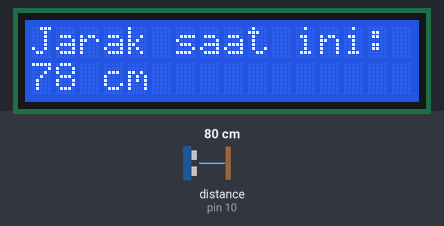
A sketch run on a simulated Arduino Uno, built with avr-gcc and run on an emulated ATmega328P. Parts: 16×2 character LCD. Wiring (inferred from the names in the program): ultrasonic range finder: trigger pin 9; echo pin 10. The inputs (shaded band) are chosen by the test bench; at power-on: distance to the obstacle (sensor on pin 10) 80 cm. The echo pulse lasts 58.3 µs per cm.

Above: at 3.2 s.
3.3 s: distance to the obstacle (sensor on pin 10) set to 2 cm
At 4.2 s:
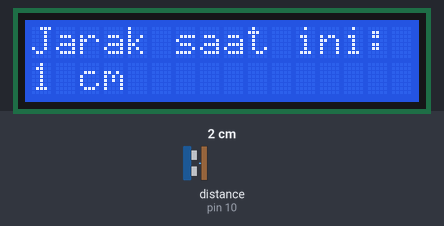
5.1 s: distance to the obstacle (sensor on pin 10) set to 4 cm
At 5.5 s:
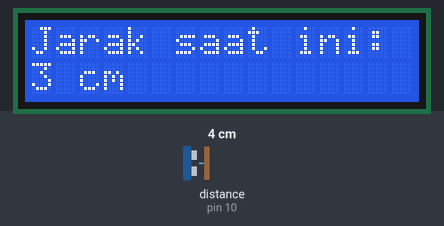
6.7 s: distance to the obstacle (sensor on pin 10) set to 9 cm
At 8.1 s:
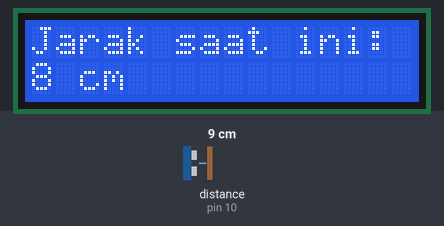
Timing chart, 0 to 9.7 s (numbered marks = the images above; inputs shaded):
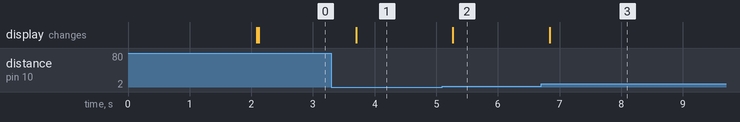

Measured:
- after the input at 3.3 s, the display: changes after 0.40 s (image 1)
- after the input at 5.1 s, the display: changes after 0.17 s (image 2)
- after the input at 6.7 s, the display: changes after 0.14 s (image 3)

The sketch:

14-ultrasonik-lcd.ino
```cpp
#include <Wire.h>
#include <LiquidCrystal_I2C.h>

// Inisialisasi LCD pada alamat 0x27 dengan ukuran 16x2
LiquidCrystal_I2C lcd(0x27, 16, 2);

// Deklarasi pin untuk sensor ultrasonik
const int trigPin = 9;
const int echoPin = 10;

void setup() {
  // Atur mode pin untuk sensor
  pinMode(trigPin, OUTPUT);
  pinMode(echoPin, INPUT);

  // Mulai komunikasi LCD
  lcd.init();
  lcd.backlight();

  // Tampilkan pesan awal
  lcd.setCursor(0, 0);
  lcd.print("Sensor Jarak");
  lcd.setCursor(0, 1);
  lcd.print("Memulai...");
  delay(2000);
  lcd.clear();
}

void loop() {
  long duration;
  int distance;

  // Pastikan pin Trig dalam keadaan LOW sebelum menembakkan sinyal
  digitalWrite(trigPin, LOW);
  delayMicroseconds(2);

  // Tembakkan sinyal ultrasonik selama 10 mikrodetik
  digitalWrite(trigPin, HIGH);
  delayMicroseconds(10);
  digitalWrite(trigPin, LOW);

  // Baca durasi pantulan suara pada pin Echo
  duration = pulseIn(echoPin, HIGH);

  // Hitung jarak dalam centimeter (kecepatan suara = 340 m/s atau 0.034 cm/us)
  distance = duration * 0.034 / 2;

  // Tampilkan hasil jarak ke LCD
  lcd.setCursor(0, 0);
  lcd.print("Jarak saat ini:");

  lcd.setCursor(0, 1);
  lcd.print(distance);
  lcd.print(" cm    "); // Tambahan spasi di belakang untuk menghapus sisa karakter lama

  // Jeda 0.5 detik sebelum membaca ulang
  delay(500);
}
```
